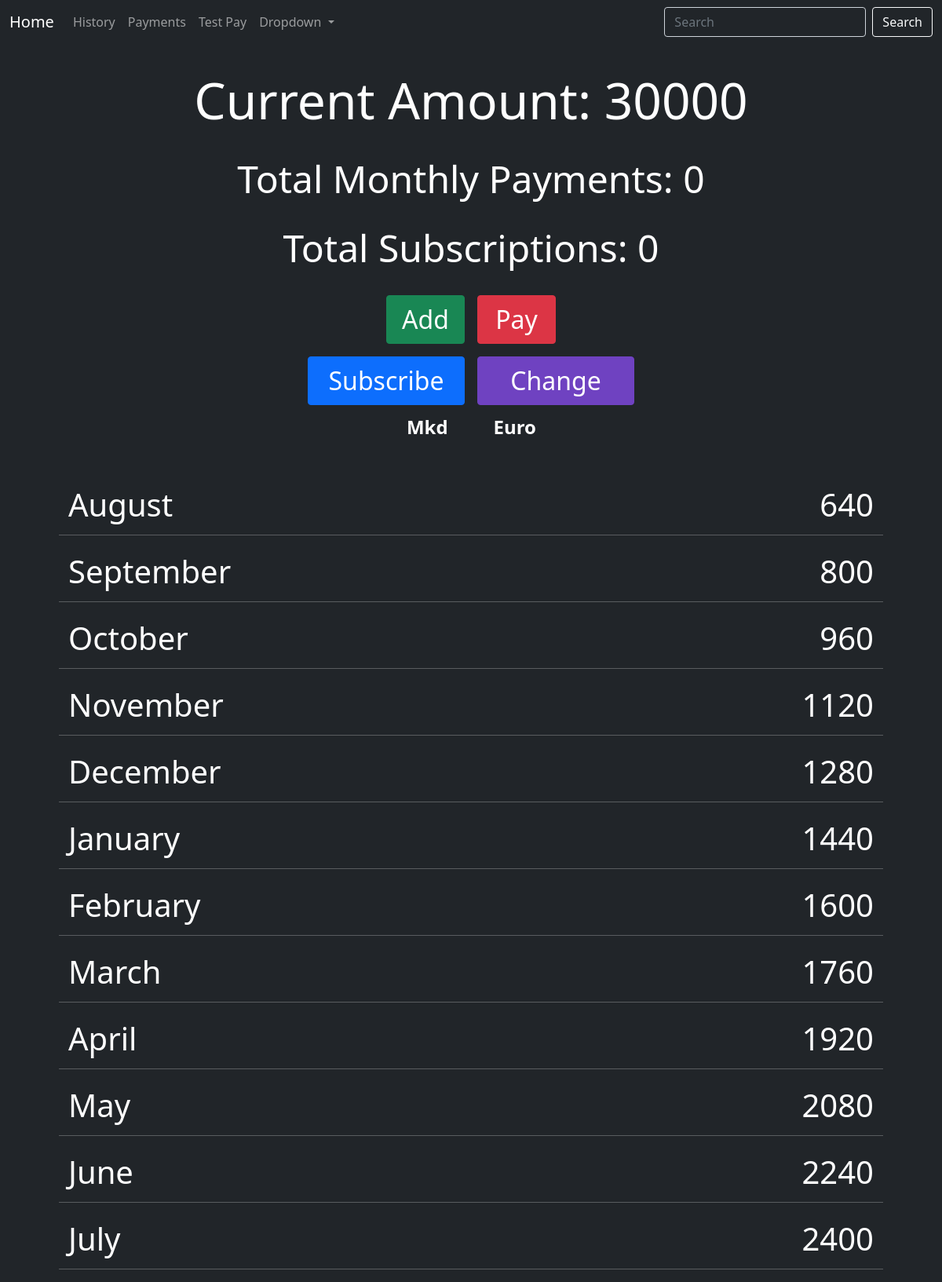
The page /?eur on the database its author committed.
### State/models.py (models this page shows, shortened)
class CurrentState(models.Model):
    _singleton = models.BooleanField(default=True, editable=False, unique=True)
    amountInBank = models.IntegerField(default=0)
    amountInCash = models.IntegerField(default=0)
    currentAmount = models.IntegerField(default=0, editable=False)
    salary = models.IntegerField(default=29500)
    totalSubscriptions = models.IntegerField(default=0)
    def updateSubscriptions(self):
        self.totalSubscriptions = 0
        for payment in Subscription.objects.all():
            if payment.active:
                self.totalSubscriptions -= payment.amount
        self.save()
    def totalMonthlyPayments(self):
        total = 0
        for payment in SixMonthPayment.objects.all():
            if payment.monthsLeft in range(1,6):
                total += math.ceil(payment.amount/6)
        for payment in ThreeMonthPayment.objects.all():
            if payment.monthsLeft in range(1,3):
                total += math.ceil(payment.amount/3)
        return total
    def __init__(self, *args, **kwargs):
        super().__init__(*args, **kwargs)
        self.currentAmount = self.amountInBank + self.amountInCash
        self.updateSubscriptions()
        self.save()

### State/views.py (the view)
# urls.py: path('', Index.as_view(), name='Home'),
class Index(TemplateView):
    template_name = 'index.html'
    def get(self, request, **kwargs):
        updatePayments()
        context = self.get_context_data()
        return super(TemplateView, self).render_to_response(context)
    def get_context_data(self):
        if 'eur' in self.request.GET:
            months = GetMonths(True)
        else:
            months = GetMonths(False)
        context = {
            'state': CurrentState.objects.get(id=1),
            'payments': Payment.objects.all(),
            'months': months
        }
        return context

### State/views.py (called while the page is built, shortened)
def calculateMonthSum(month, full, six, three, state, salary, subscriptions, eur):
    now = datetime.datetime.now()
    if eur and month > now.month + 1:
        finalSum = state/0.016 + salary - subscriptions
    else:
        finalSum = state + salary - subscriptions
    negSum = 0
    finalSum += negSum
    if eur:
        return math.ceil(finalSum*0.016)
    return finalSum

def updatePayments():
    currentDay = datetime.datetime.now().day
    currentMonth = datetime.datetime.now().month

### State/templates/State/templates/index.html
{% extends 'base.html' %}
{% block content %}
<div class="row d-flex justify-content-center">
    <p style="text-align: center; font-size: 4rem"> Current Amount: {{ state.currentAmount }}</p>
    <p style="text-align: center; font-size: 3rem"> Total Monthly Payments: {{ state.totalMonthlyPayments }}</p>
    <p style="text-align: center; font-size: 3rem"> Total Subscriptions: {{ state.totalSubscriptions }}</p>
    <a class="btn btn-success m-2" style="font-size:2rem; width: 100px" type="submit" href="/add">Add</a>
    <a class="btn btn-danger m-2" style="font-size:2rem; width: 100px" type="submit" href="/pay">Pay</a>
</div>
<div class="row d-flex justify-content-center">
    <a class="btn btn-primary m-2" style="font-size:2rem; width: 200px" type="submit" href="/subscribe">Subscribe</a>
    <a class="btn btn-info m-2" style="font-size:2rem; width: 200px" type="submit" href="/change">Change</a>
</div>
<div class="row d-flex justify-content-center">
    <a class="col-1 badge badge-dark text-decoration-none d-flex justify-content-center me-2" style="font-size:1.5rem" href="/">Mkd</a>
    <a class="col-1 badge badge-dark text-decoration-none d-flex justify-content-center ms-3" style="font-size:1.5rem;" href="/?eur">Euro</a>
</div>
<br>
<br>
<div class="row">
{% for month, amount in months.items %}
<div class="col" style="text-align: left; font-size:2.5rem"> {{ month }} </div>
<div class="col mb-2" style="text-align: right; font-size:2.5rem"> {{ amount }} </div>
<br>
<hr>
{% endfor %}
</div>
{% endblock content %}

### rows shown on the page
CurrentState: currentAmount "30000", totalMonthlyPayments "0", totalSubscriptions "0"

### other values the page prints
{{ month }} "August" "September" "October" "November" "December" "January" "February" "March" "April" "May" "June" "July"
{{ amount }} "640" "800" "960" "1120" "1280" "1440" "1600" "1760" "1920" "2080" "2240" "2400"
